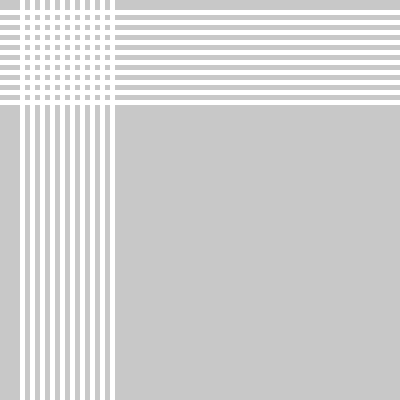
Frame 1 (no input)
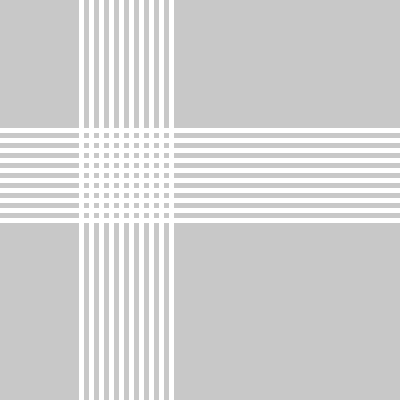
Frame 60 (no input)
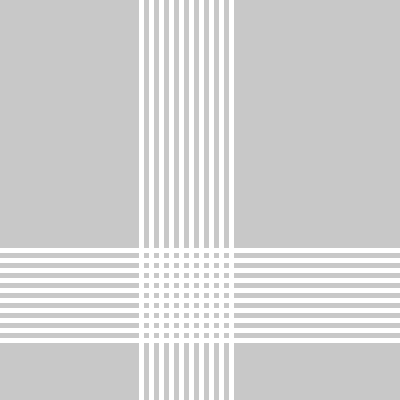
Frame 120 (the mouse pressed at the canvas centre since frame 60)

The p5.js sketch that drew these frames (run headless with seeded random() and noise() and a simulated clock; from frame 60 on, the mouse is pressed at the canvas centre):

// p5.js sketch
// ── sketch.js
let x = 0;
let y = 0;
let x2 = 10;
let y2 = 0;

function setup() {
  noStroke();
  createCanvas(400, 400);
  background(200);
  frameRate(100);
}
function draw() {
  background(200);
  for (let i = 0; i < 10; i++) {
    x += 10;
    rect(x + x2, y, 5, 400);
  }
  x = 0;
  for (let i = 0; i < 10; i++) {
    y += 10;
    rect(x, y + y2, 400, 5);
  }
  y = 0;
  x2 += 1;
  y2 += 2;
  if (x2 > 400) {
    x2 = -100;
  }
  if (y2 > 400) {
    y2 = -100;
  }
  console.log(x2);
}
